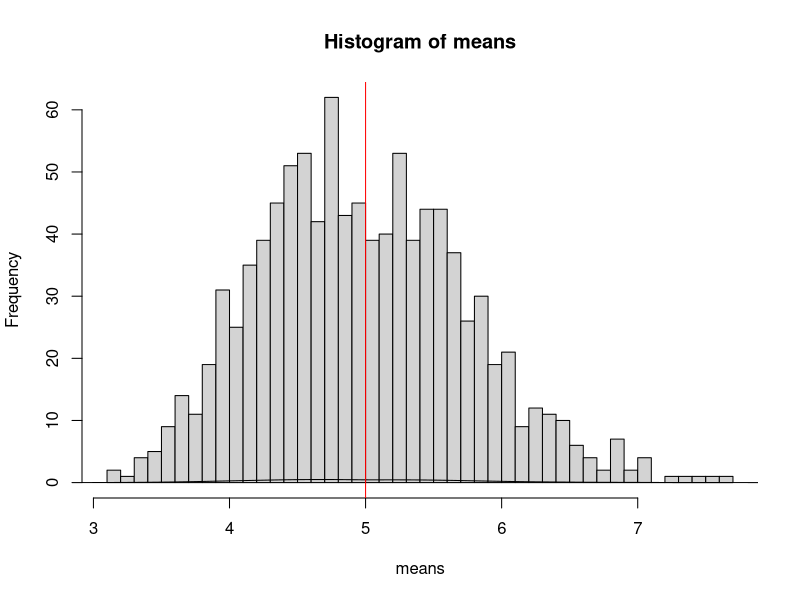
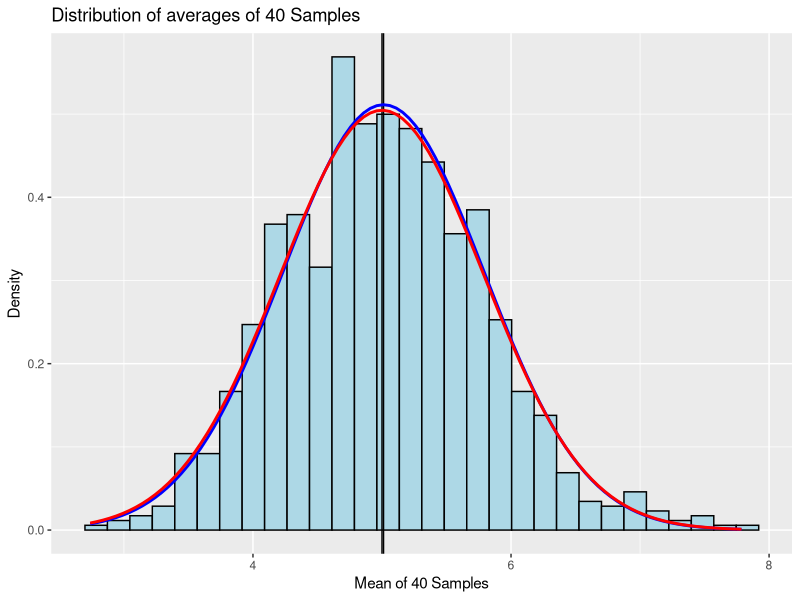

Reproduce these figures in R, in order.
## ---- chunk 1
library(ggplot2)
library(stats)
## ---- chunk 2
n <- 40
lambda <- 0.2
nsim <- 1000
set.seed(123)
## ---- chunk 3
sim <- matrix(rexp(n * nsim, rate = lambda), nsim)

sim_means <- rowMeans(sim)
## ---- chunk 4
sample_mean <- mean(sim_means)

sample_mean
## ---- chunk 5
theory_mean <- 1/lambda

theory_mean
## ---- chunk 6
means <- vector()
for (i in 1:1000) {
    means <- c(means, mean(rexp(n, lambda)))
}
hist(means, breaks=40)
lines(density(means))
abline(v=1/lambda, col="red")
## ---- chunk 7
sample_var <- var(sim_means)

sample_var
## ---- chunk 8
theory_var <- (1 / lambda) ^ 2 / n

theory_var
## ---- chunk 9
sample_sd <- sd(sim_means)

sample_sd
## ---- chunk 10
theory_sd <- 1/(lambda * sqrt(n))

theory_sd
## ---- chunk 11
plotdata <- data.frame(sim_means)
g <- ggplot(plotdata, aes(x =sim_means))
g <- g + geom_histogram(aes(y=..density..), colour="black",
                        fill = "lightblue")
g <- g + labs(title = "Distribution of averages of 40 Samples", x = "Mean of 40 Samples", y = "Density")
g <- g + geom_vline(aes(xintercept = sample_mean))
g <- g + geom_vline(aes(xintercept = theory_mean))
g <- g + stat_function(fun = dnorm, args = list(mean = sample_mean, sd = sample_sd), color = "blue", size = 1.0)
g <- g + stat_function(fun = dnorm, args = list(mean = theory_mean, sd = theory_sd), colour = "red", size = 1.0)
g
## ---- chunk 12
sample_CI <- round(mean(sim_means) + c(-1,1)*1.96*sd(sim_means)/sqrt(n),3)

sample_CI
## ---- chunk 13
theory_CI <- theory_mean + c(-1,1) * 1.96 * sqrt(theory_var)/sqrt(n)

theory_CI
